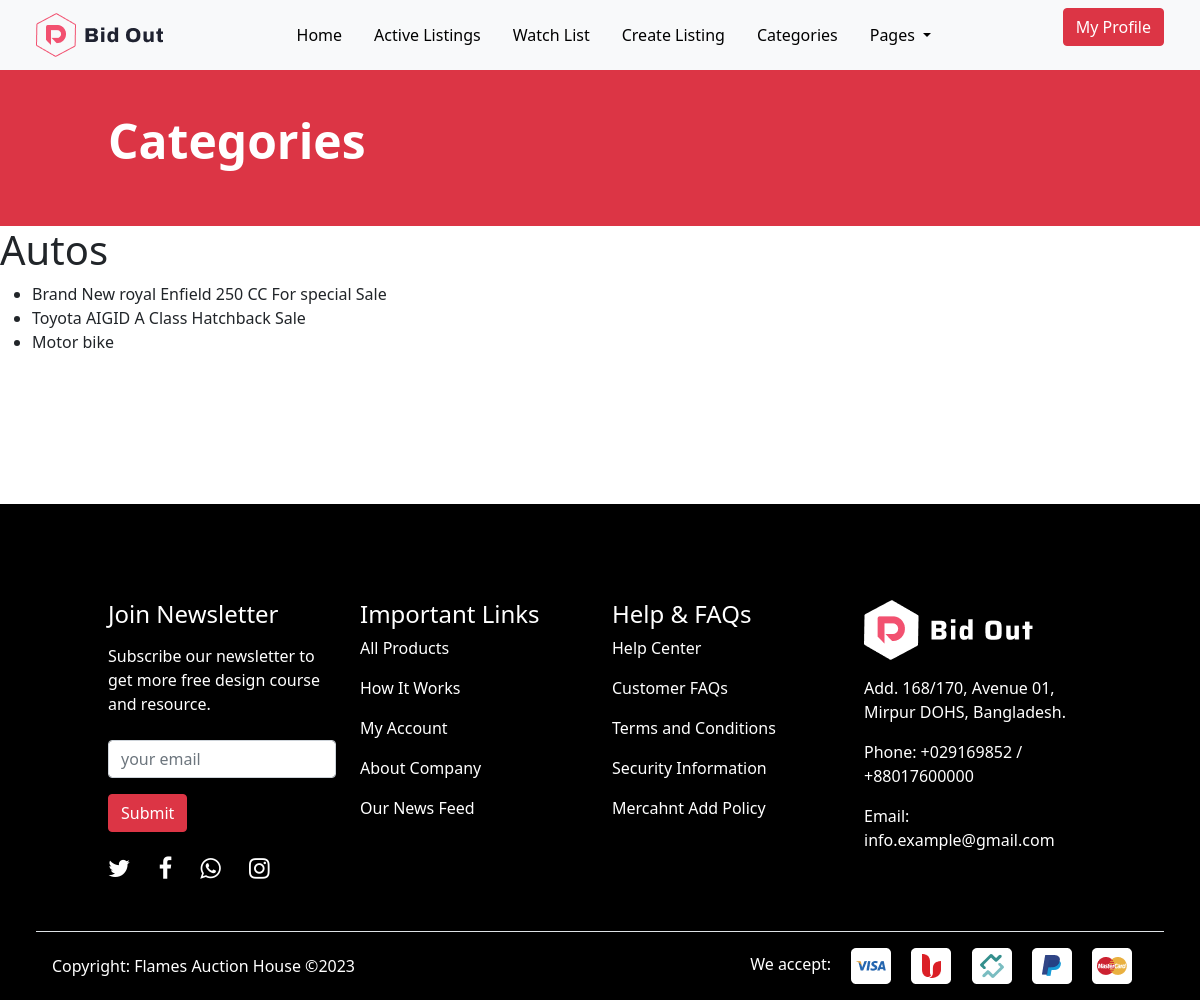
Page /categories/autos/ (signed in) on the earlier database version.
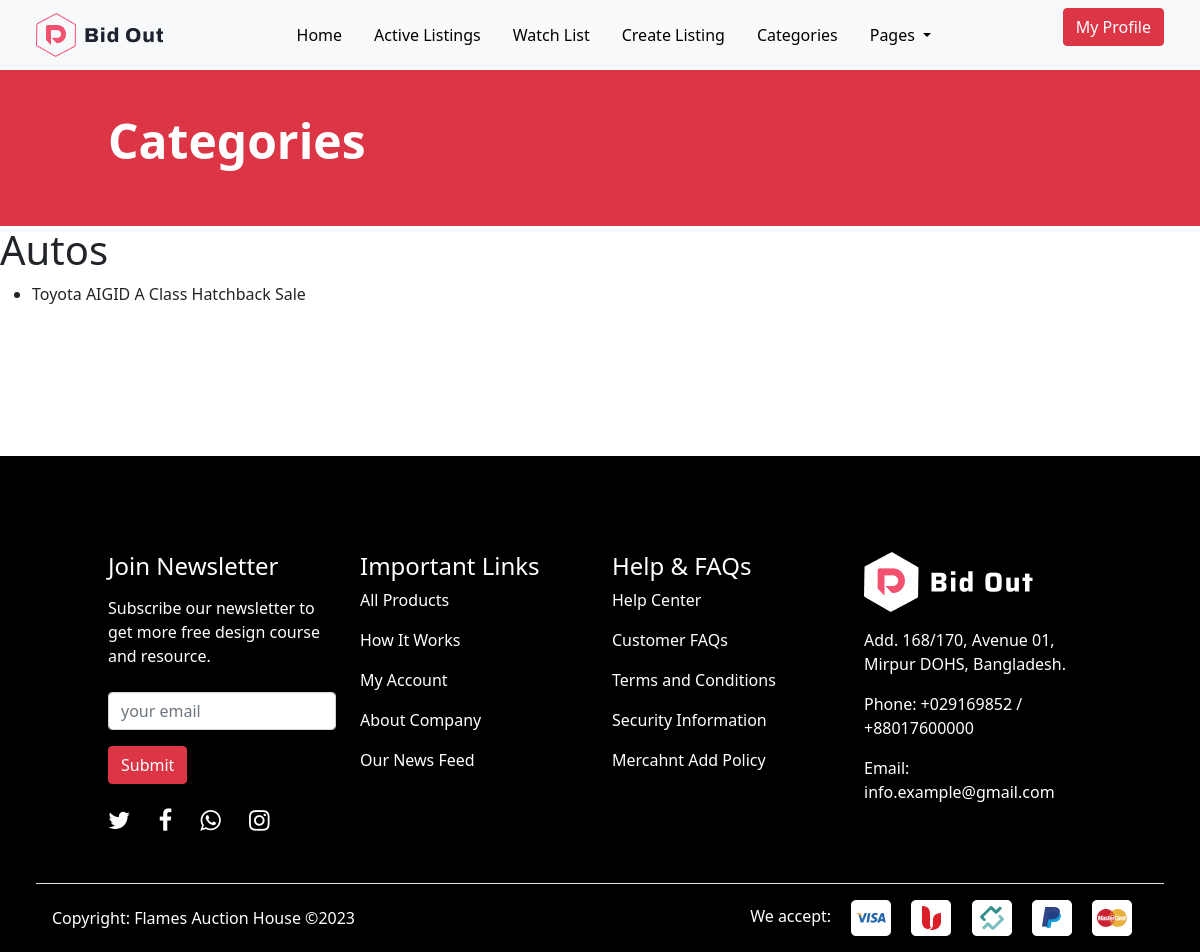
Same page on the later database version.
### auctions/models.py (models this page shows, shortened)
class Auction(models.Model):
    title = models.CharField(max_length=255)
    description = models.TextField(null=True, blank=True)
    featured_image = models.ImageField(
        null=True, blank=True, default="default.jpg")
    start_date = models.DateTimeField(auto_now_add=True)
    place_bid = models.OneToOneField('Bid', blank=True, related_name='bids', on_delete=models.CASCADE, null=True)
    id = models.UUIDField(default=uuid.uuid4, unique=True,
                          primary_key=True, editable=False)
    end_date = models.DateTimeField(auto_now=True, null=True, blank=True)
    price = models.DecimalField(max_digits=10, decimal_places=2, default=0, null=True, blank=True)
    starting_bid = models.DecimalField(max_digits=10, decimal_places=2, null=True, blank=True)
    category = models.ForeignKey('Category', on_delete=models.SET_NULL, null=True)
    current_bid = models.DecimalField(max_digits=10, decimal_places=2, default=0, null=True, blank=True)
    is_active = models.BooleanField(default=True)
    seller = models.ForeignKey(User, on_delete=models.SET_NULL, null=True, default=None)
    winner = models.ForeignKey(User, on_delete=models.SET_NULL, blank=True, null=True, related_name='winner_auctions')
    is_closed = models.BooleanField(default=False)

### auctions/views.py (the view)
# urls.py: path('categories/<slug:slug>/', category_auctions, name='category_auctions'),
@login_required(login_url="login")
def category_auctions(request, slug):
    category = get_object_or_404(Category, slug=slug)
    active_auctions = category.auction_set.filter(is_active=True)
    return render(request, "auctions/category_auctions.html", {"category": category, "active_auctions": active_auctions})

### auctions/templates/auctions/category_auctions.html
{% extends 'main.html' %}
{% block content %}
    <div class="container-fluid bg-danger py-5 text-white">
        <div class="row pt-5">
            <div class="col-12 col-lg-10">
                <h1 class="display-5 fw-bold ms-0 ps-0 ms-md-5 ps-md-5 pt-3">Categories</h1>
            </div>
        </div>
    </div>
    <h1>{{ category.name }}</h1>
    {% if active_auctions %}
        <ul>
            {% for auction in active_auctions %}
                <li><a href="{% url 'auction_detail' auction.id %}">{{ auction.title }}</a></li>
            {% endfor %}
        </ul>
    {% else %}
        <p>No active auctions in this category.</p>
    {% endif %}
{% endblock %}

Differences in the rows shown:
no longer on this page (row edited): Auction: title "Brand New royal Enfield 250 CC For special Sale"
no longer on this page (row edited): Auction: title "Motor bike"
